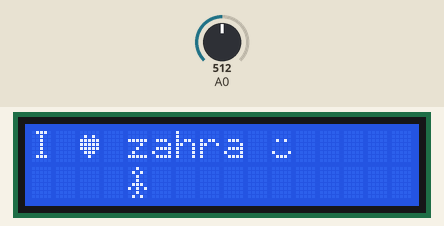
A sketch run on a simulated Arduino Uno, built with avr-gcc and run on an emulated ATmega328P. On the bench: 16×2 character LCD. The test bench sets the inputs (shaded band); at power-on: A0 = 512.

Above: at 0.1 s.
1.3 s: A0 set to 288
3.0 s: A0 set to 265
Timing chart, 0 to 6.0 s (numbered marks = the images above; inputs shaded):
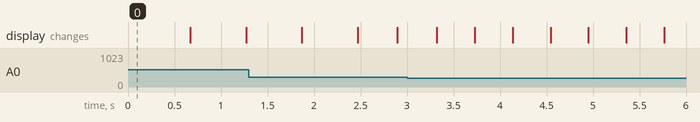

The sketch:

project_8.ino
```cpp
// include the library code:
#include <LiquidCrystal.h>

// initialize the library by associating any needed LCD interface pin
// with the arduino pin number it is connected to
const int rs = 12, en = 11, d4 = 5, d5 = 4, d6 = 3, d7 = 2;
LiquidCrystal lcd(rs, en, d4, d5, d6, d7);

// make some custom characters:
byte heart[8] = {
  0b00000,
  0b01010,
  0b11111,
  0b11111,
  0b11111,
  0b01110,
  0b00100,
  0b00000
};

byte smiley[8] = {
  0b00000,
  0b00000,
  0b01010,
  0b00000,
  0b00000,
  0b10001,
  0b01110,
  0b00000
};

byte frownie[8] = {
  0b00000,
  0b00000,
  0b01010,
  0b00000,
  0b00000,
  0b00000,
  0b01110,
  0b10001
};

byte armsDown[8] = {
  0b00100,
  0b01010,
  0b00100,
  0b00100,
  0b01110,
  0b10101,
  0b00100,
  0b01010
};

byte armsUp[8] = {
  0b00100,
  0b01010,
  0b00100,
  0b10101,
  0b01110,
  0b00100,
  0b00100,
  0b01010
};

void setup() {
  // initialize LCD and set up the number of columns and rows:
  lcd.begin(16, 2);

  // create a new character
  lcd.createChar(0, heart);
  // create a new character
  lcd.createChar(1, smiley);
  // create a new character
  lcd.createChar(2, frownie);
  // create a new character
  lcd.createChar(3, armsDown);
  // create a new character
  lcd.createChar(4, armsUp);

  // set the cursor to the top left
  lcd.setCursor(0, 0);

  // Print a message to the lcd.
  lcd.print("I ");
  lcd.write(byte(0)); // when calling lcd.write() '0' must be cast as a byte
  lcd.print(" zahra ");
  lcd.write((byte)1);

}

void loop() {
  // read the potentiometer on A0:
  int sensorReading = analogRead(A0);
  // map the result to 200 - 1000:
  int delayTime = map(sensorReading, 0, 1023, 200, 1000);
  // set the cursor to the bottom row, 5th position:
  lcd.setCursor(4, 1);
  // draw the little man, arms down:
  lcd.write(3);
  delay(delayTime);
  lcd.setCursor(4, 1);
  // draw him arms up:
  lcd.write(4);
  delay(delayTime);
}
```
